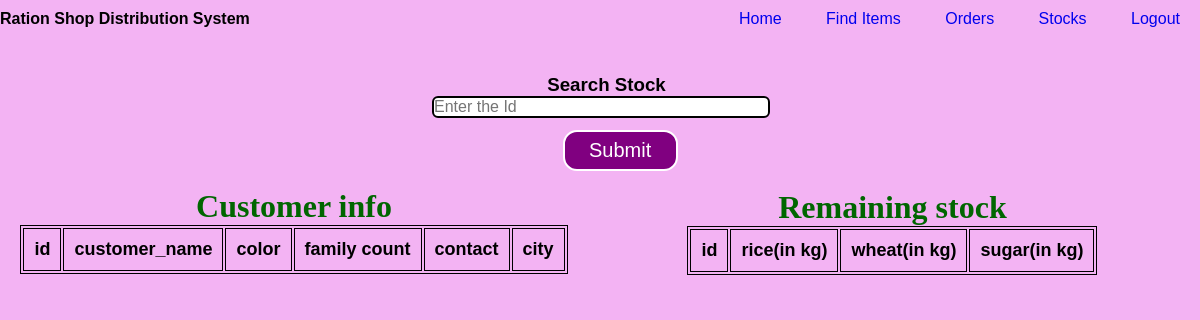
The page /Shop/search_user.php on the database as committed earlier.
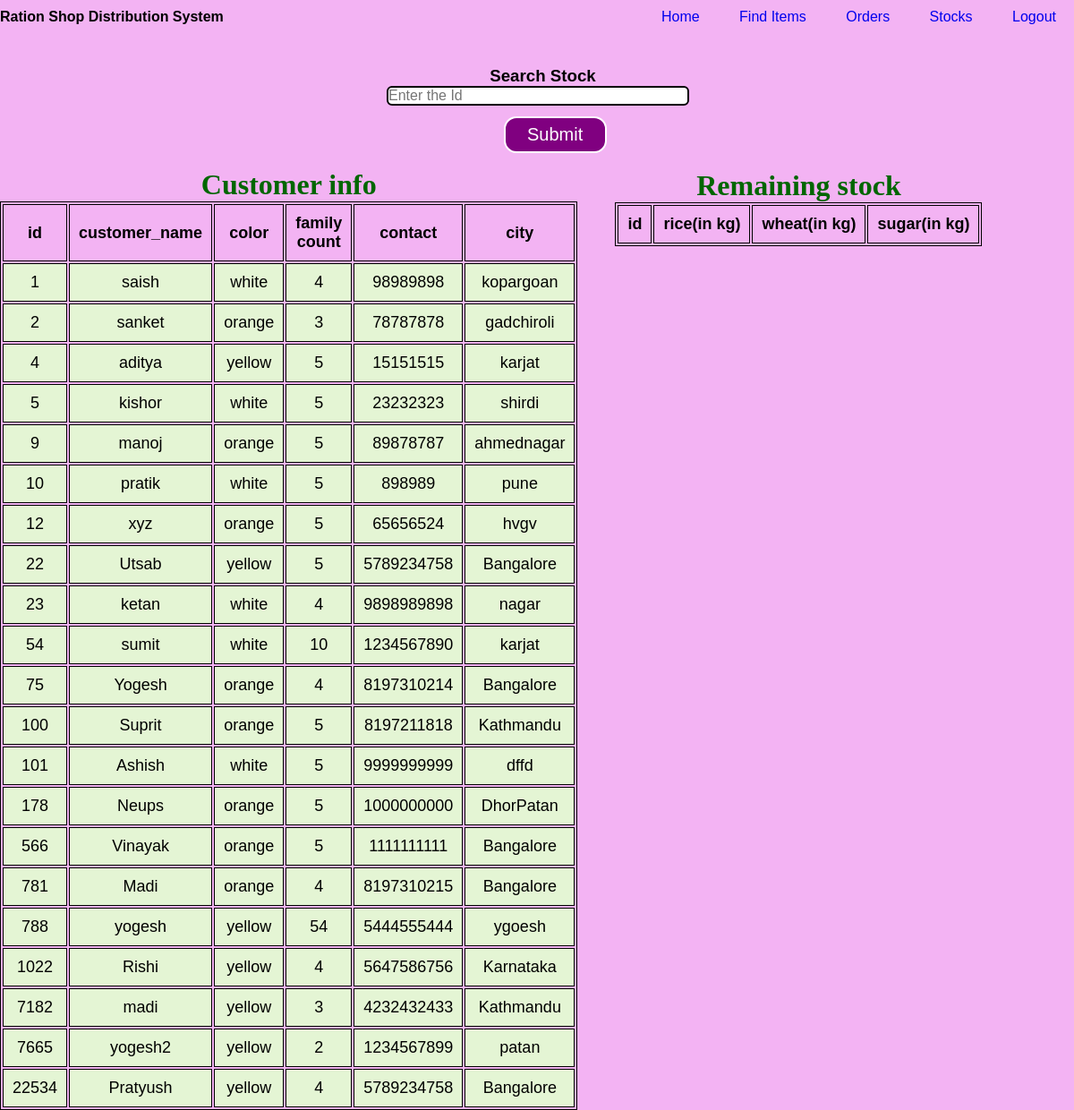
The same page on the database as committed later.
### tables this page shows
CREATE TABLE `customer_details` (
  `id` int(3) NOT NULL,
  `name` varchar(50) NOT NULL,
  `color` varchar(10) NOT NULL,
  `family_count` int(3) NOT NULL,
  `contact` char(10) DEFAULT NULL,
  `city` varchar(20) NOT NULL,
  `password` varchar(25) DEFAULT NULL
);

### Shop/search_user.php (the view, shortened to what this page needs)
<!DOCTYPE html>
<html lang="en">
<head>
	<link rel="stylesheet" href="adminpage.css" />
</head>
<body>
<?php include 'header.php'; ?>
</body>
</html>
<!DOCTYPE html>
<html lang="en">
<head>
</head>
<body>
	<div>
		<form id="suser" action="search_user.php"
			method="post">
			<h3 id="seh">Search Stock</h3>
			<input type="number" name="search" placeholder="Enter the Id"><br>
			<input id="btn" type="submit" >
		</form>
	</div>
	<div class="right">
		<table>
			<caption>
				<h1>Customer info</h1>
			</caption>
			<tr>
				<th>id</th>
				<th>customer_name</th>
				<th>color</th>
				<th>family count</th>
				<th>contact</th>
				<th>city</th>
			</tr>
			<?php
            $user = 'root';
            $password = '';
            $database = 'DBMS';
            $servername = 'localhost:3306';
            $mysqli = new mysqli(
            	$servername,
            	$user,
            	$password,
            	$database
            );
            $sql = " SELECT * FROM customer_details ";
            $result = $mysqli->query($sql);
            while ($rows = $result->fetch_assoc()) {
            ?>
			<tr>
				<td>
					<?php echo $rows['id']; ?>
				</td>
				<td>
					<?php echo $rows['name']; ?>
				</td>
				<td>
					<?php echo $rows['color']; ?>
				</td>
				<td>
					<?php echo $rows['family_count']; ?>
				</td>
				<td>
					<?php echo $rows['contact']; ?>
				</td>
				<td>
					<?php echo $rows['city']; ?>
				</td>
			</tr>
			<?php
            }
            ?>
		</table>
	</div>
	<div class="left">
		<table>
			<caption>
				<h1>Remaining stock</h1>
			</caption>
			<tr>
				<th>id</th>
				<th>rice(in kg)</th>
				<th>wheat(in kg)</th>
				<th>sugar(in kg)</th>
			</tr>
		</table>
	</div>
</body>
</html>

### Shop/header.php (shortened to what this page needs)
<!DOCTYPE html>
<html lang="en">
<head>
    <link rel="stylesheet" href="adminpage.css">
</head>
<body>
    <nav class = "navbar">
        <div class="heading">
            <h4>Ration Shop Distribution System</h4>
        </div>
        <ul class="nav-links">
            <li><a class="home" href="adminpage.php">Home</a></li>
            <li><a href="search_user.php">Find Items</a></li>
            <li><a href="Bookings.php">Orders</a></li>
            <li><a href="add_stock.php">Stocks</a></li>
            <li><a href="index.php">Logout</a></li>
        </ul>
    </nav>
</body>
</html>

### Shop/adminpage.css (style rules this page uses)
* { margin: 0; padding: 0; box-sizing: border-box; }
body { font-family: Arial, sans-serif; background-color: #f0f0f0; background: rgb(243, 179, 243); }
.navbar { padding: 10px 0; text-align: center; display: flex; justify-content: space-between; }
.navbar ul { list-style: none; }
.navbar ul li { display: inline; }
.navbar ul li a { text-decoration: none; padding: 10px 20px; }

### Shop/search_user.php (style rules this page uses)
table { margin: 3% auto; font-size: large; border: 1px solid black; }
h1 { text-align: center; color: #006600; font-size: xx-large; font-family: 'Gill Sans', 'Gill Sans MT', ' Calibri', 'Trebuchet MS', 'sans-serif'; }
td { background-color: #E4F5D4; border: 1px solid black; }
th, td { font-weight: bold; border: 1px solid black; padding: 10px; text-align: center; }
td { font-weight: lighter; }
.left { display: inline-block; width: 50%; height: 50em; }
.right { display: inline-block; width: 49%; height: 50em; background-repeat: no-repeat; }
#suser { align-self: auto; margin-left: 36%; margin-top: 3%; }
input, textarea { border: 2px solid black; border-radius: 6px; outline: none; font-size: 16px; width: 44%; }
#btn { color: white; background: purple; padding: 7px 8px; font-size: 20px; border: 2px solid white; border-radius: 14px; cursor: pointer; margin-left: 17%; margin-top: 1.5%; width: 15%; }
#seh { margin-left:15% ; }

Rows that differ between the two databases and show on the page:
added customer_details: id "1", name "saish", color "white", family_count "4", contact "98989898", city "kopargoan"
added customer_details: id "2", name "sanket", color "orange", family_count "3", contact "78787878", city "gadchiroli"
added customer_details: id "4", name "aditya", color "yellow", family_count "5", contact "15151515", city "karjat"
added customer_details: id "5", name "kishor", color "white", family_count "5", contact "23232323", city "shirdi"
added customer_details: id "9", name "manoj", color "orange", family_count "5", contact "89878787", city "ahmednagar"
added customer_details: id "10", name "pratik", color "white", family_count "5", contact "898989", city "pune"
added customer_details: id "12", name "xyz", color "orange", family_count "5", contact "65656524", city "hvgv"
added customer_details: id "22", name "Utsab", color "yellow", family_count "5", contact "5789234758", city "Bangalore"
added customer_details: id "23", name "ketan", color "white", family_count "4", contact "9898989898", city "nagar"
added customer_details: id "54", name "sumit", color "white", family_count "10", contact "1234567890", city "karjat"
added customer_details: id "75", name "Yogesh", color "orange", family_count "4", contact "8197310214", city "Bangalore"
added customer_details: id "100", name "Suprit", color "orange", family_count "5", contact "8197211818", city "Kathmandu"
added customer_details: id "101", name "Ashish", color "white", family_count "5", contact "9999999999", city "dffd"
added customer_details: id "178", name "Neups", color "orange", family_count "5", contact "1000000000", city "DhorPatan"
added customer_details: id "566", name "Vinayak", color "orange", family_count "5", contact "1111111111", city "Bangalore"
added customer_details: id "781", name "Madi", color "orange", family_count "4", contact "8197310215", city "Bangalore"
added customer_details: id "788", name "yogesh", color "yellow", family_count "54", contact "5444555444", city "ygoesh"
added customer_details: id "1022", name "Rishi", color "yellow", family_count "4", contact "5647586756", city "Karnataka"
added customer_details: id "7182", name "madi", color "yellow", family_count "3", contact "4232432433", city "Kathmandu"
added customer_details: id "7665", name "yogesh2", color "yellow", family_count "2", contact "1234567899", city "patan"
added customer_details: id "22534", name "Pratyush", color "yellow", family_count "4", contact "5789234758", city "Bangalore"
